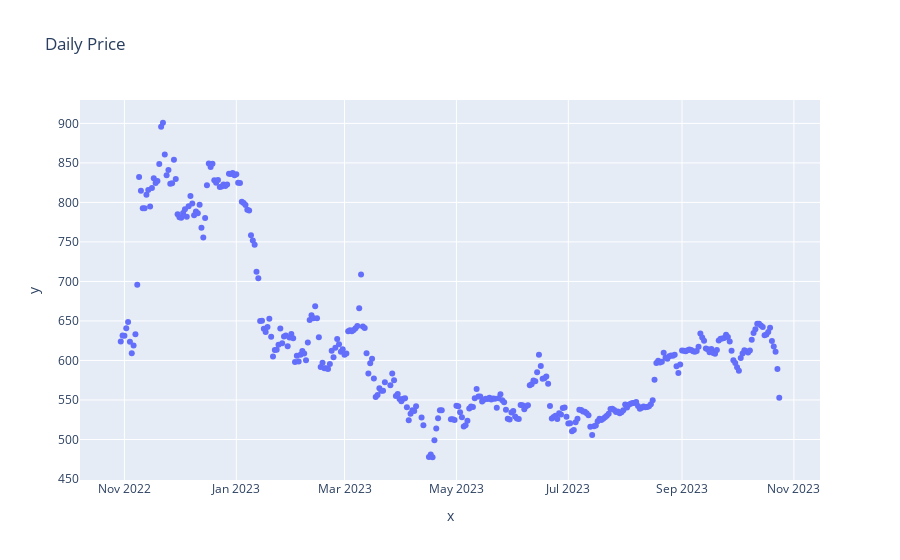

Source (notebook cell):
### Code cell
# Compute Collateral Mu and Sigma
df = load_eth_price_data()

# Calculate daily returns
df['datetime'] = pd.to_datetime(df['unix_timestamp'], unit='s')
df.set_index('datetime', inplace=True)
df_daily = df[["unix_timestamp","price_actual"]].resample('D').mean()

# Assuming df_daily is your DataFrame with daily prices in a column named 'value'
# Calculate daily returns
df_daily['daily_return'] = np.log(df_daily['price_actual'] / df_daily['price_actual'].shift(1))

# Drop NaN values (the first entry will be NaN due to the shift)
df_daily = df_daily.dropna()

# Calculate mean (mu) and standard deviation (sigma) of daily returns
mu = df_daily['daily_return'].mean()
sigma = df_daily['daily_return'].std()

print("Mean (mu) of daily returns:", mu)
print("Standard deviation (sigma) of daily returns:", sigma)

fig = px.line(x=df_daily.index, y=df_daily["price_actual"], title="Daily Price")
fig.show()

### Figure 1 — Plotly figure (JSON) as saved in the notebook; plotly's stock layout.template omitted (floating-point values rounded to 4 significant figures; data arrays with more than 128 entries replaced by an {"elided": "..."} marker saying what was removed)
{"data": [{"hovertemplate": "x=%{x}<br>y=%{y}<extra></extra>", "legendgroup": "", "marker": {"color": "#636efa", "symbol": "circle"}, "mode": "markers", "name": "", "orientation": "v", "showlegend": false, "type": "scatter", "x": {"elided": "350 str values"}, "xaxis": "x", "y": {"elided": "350 float values"}, "yaxis": "y"}], "layout": {"legend": {"tracegroupgap": 0}, "title": {"text": "Daily Price"}, "xaxis": {"anchor": "y", "domain": [0, 1], "title": {"text": "x"}}, "yaxis": {"anchor": "x", "domain": [0, 1], "title": {"text": "y"}}}}
